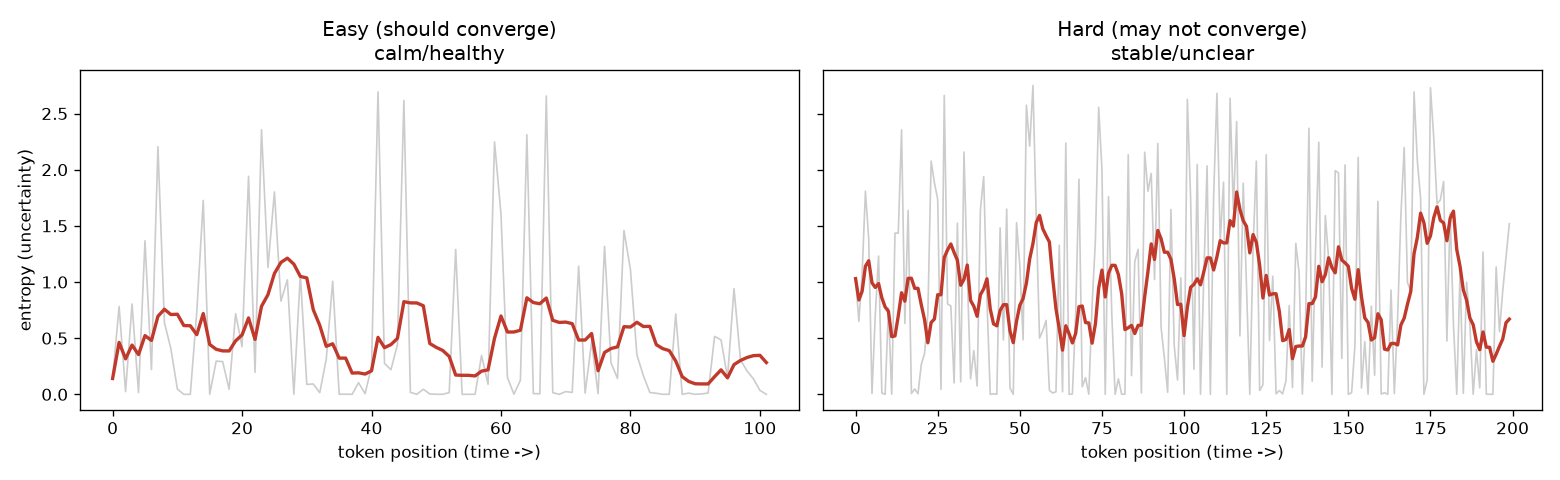

Here is the Python script that generated this plot:
import math
import matplotlib
matplotlib.use("Agg")
import matplotlib.pyplot as plt
from openai import OpenAI

client = OpenAI(base_url="http://localhost:11434/v1", api_key="ollama")
WINDOW = 8

CASES = {
    "Easy (should converge)": "What is 17 + 26? Think step by step.",
    "Hard (may not converge)": "Prove or disprove the Collatz conjecture rigorously, with a complete formal proof.",
}

def entropies(prompt):
    resp = client.chat.completions.create(
        model="llama3.2:1b",
        messages=[{"role": "user", "content": prompt}],
        logprobs=True, top_logprobs=10, max_tokens=200,
    )
    out = []
    for tok in resp.choices[0].logprobs.content:
        probs = [math.exp(t.logprob) for t in tok.top_logprobs]
        out.append(-sum(p * math.log2(p) for p in probs if p > 0))
    return out

def roll(ent):
    r = []
    for i in range(len(ent)):
        lo = max(0, i - WINDOW + 1)
        r.append(sum(ent[lo:i+1]) / (i - lo + 1))
    return r

def verdict(ent):
    t = max(1, len(ent)//3)
    early, late = sum(ent[:t])/t, sum(ent[-t:])/t
    CALM, RISE = 0.8, 0.25
    if late < CALM and early < CALM: v = "calm/healthy"
    elif late < 0.6*early:           v = "converging/healthy"
    elif late > early + RISE:        v = "RISING -> overthinking"
    else:                            v = "stable/unclear"
    return early, late, v

fig, axes = plt.subplots(1, 2, figsize=(13, 4), sharey=True)
for ax, (title, prompt) in zip(axes, CASES.items()):
    ent = entropies(prompt)
    e, l, v = verdict(ent)
    print(f"{title}: early={e:.2f} late={l:.2f} -> {v}")
    ax.plot(ent, color="#cccccc", lw=1)
    ax.plot(roll(ent), color="#c0392b", lw=2)
    ax.set_title(f"{title}\n{v}")
    ax.set_xlabel("token position (time ->)")
axes[0].set_ylabel("entropy (uncertainty)")
plt.tight_layout()
plt.savefig("compare_cases.png", dpi=120)
print("\nSaved compare_cases.png")
